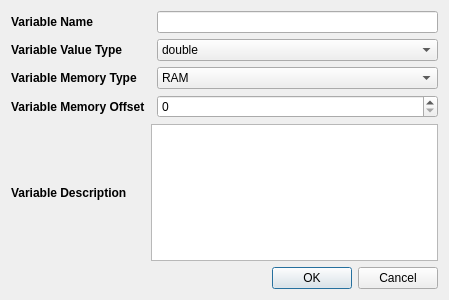
<?xml version="1.0" encoding="UTF-8"?>
<ui version="4.0">
 <class>AddVariableDialog</class>
 <widget class="QDialog" name="AddVariableDialog">
  <property name="geometry">
   <rect>
    <x>0</x>
    <y>0</y>
    <width>449</width>
    <height>300</height>
   </rect>
  </property>
  <property name="windowTitle">
   <string>Dialog</string>
  </property>
  <layout class="QGridLayout" name="gridLayout">
   <item row="0" column="0">
    <widget class="QLabel" name="label">
     <property name="font">
      <font>
       <weight>75</weight>
       <bold>true</bold>
      </font>
     </property>
     <property name="text">
      <string>Variable Name</string>
     </property>
    </widget>
   </item>
   <item row="0" column="2">
    <widget class="QLineEdit" name="m_variableNameLineEdit"/>
   </item>
   <item row="1" column="0">
    <widget class="QLabel" name="label_2">
     <property name="font">
      <font>
       <weight>75</weight>
       <bold>true</bold>
      </font>
     </property>
     <property name="text">
      <string>Variable Value Type</string>
     </property>
    </widget>
   </item>
   <item row="1" column="2">
    <widget class="QComboBox" name="m_variableTypeCombo">
     <item>
      <property name="text">
       <string>double</string>
      </property>
     </item>
     <item>
      <property name="text">
       <string>float</string>
      </property>
     </item>
     <item>
      <property name="text">
       <string>sint32</string>
      </property>
     </item>
     <item>
      <property name="text">
       <string>uint32</string>
      </property>
     </item>
     <item>
      <property name="text">
       <string>sint16</string>
      </property>
     </item>
     <item>
      <property name="text">
       <string>uint16</string>
      </property>
     </item>
     <item>
      <property name="text">
       <string>sint8</string>
      </property>
     </item>
     <item>
      <property name="text">
       <string>uint8</string>
      </property>
     </item>
     <item>
      <property name="text">
       <string>bytearray8</string>
      </property>
     </item>
    </widget>
   </item>
   <item row="3" column="0">
    <widget class="QLabel" name="label_4">
     <property name="font">
      <font>
       <weight>75</weight>
       <bold>true</bold>
      </font>
     </property>
     <property name="text">
      <string>Variable Memory Type</string>
     </property>
    </widget>
   </item>
   <item row="3" column="2">
    <widget class="QComboBox" name="m_variableMemoryTypeCombo">
     <item>
      <property name="text">
       <string>RAM</string>
      </property>
     </item>
     <item>
      <property name="text">
       <string>EEPROM</string>
      </property>
     </item>
    </widget>
   </item>
   <item row="5" column="1" colspan="2">
    <widget class="QTextEdit" name="m_variableDescriptionTextEdit"/>
   </item>
   <item row="8" column="0" colspan="3">
    <widget class="QDialogButtonBox" name="buttonBox">
     <property name="orientation">
      <enum>Qt::Horizontal</enum>
     </property>
     <property name="standardButtons">
      <set>QDialogButtonBox::Cancel|QDialogButtonBox::Ok</set>
     </property>
    </widget>
   </item>
   <item row="5" column="0">
    <widget class="QLabel" name="label_5">
     <property name="font">
      <font>
       <weight>75</weight>
       <bold>true</bold>
      </font>
     </property>
     <property name="text">
      <string>Variable Description</string>
     </property>
    </widget>
   </item>
   <item row="4" column="0">
    <widget class="QLabel" name="label_3">
     <property name="font">
      <font>
       <weight>75</weight>
       <bold>true</bold>
      </font>
     </property>
     <property name="text">
      <string>Variable Memory Offset</string>
     </property>
    </widget>
   </item>
   <item row="4" column="2">
    <widget class="QSpinBox" name="m_variableOffsetSpinBox">
     <property name="maximum">
      <number>256</number>
     </property>
    </widget>
   </item>
  </layout>
 </widget>
 <resources/>
 <connections>
  <connection>
   <sender>buttonBox</sender>
   <signal>accepted()</signal>
   <receiver>AddVariableDialog</receiver>
   <slot>accept()</slot>
   <hints>
    <hint type="sourcelabel">
     <x>248</x>
     <y>254</y>
    </hint>
    <hint type="destinationlabel">
     <x>157</x>
     <y>274</y>
    </hint>
   </hints>
  </connection>
  <connection>
   <sender>buttonBox</sender>
   <signal>rejected()</signal>
   <receiver>AddVariableDialog</receiver>
   <slot>reject()</slot>
   <hints>
    <hint type="sourcelabel">
     <x>316</x>
     <y>260</y>
    </hint>
    <hint type="destinationlabel">
     <x>286</x>
     <y>274</y>
    </hint>
   </hints>
  </connection>
 </connections>
</ui>
